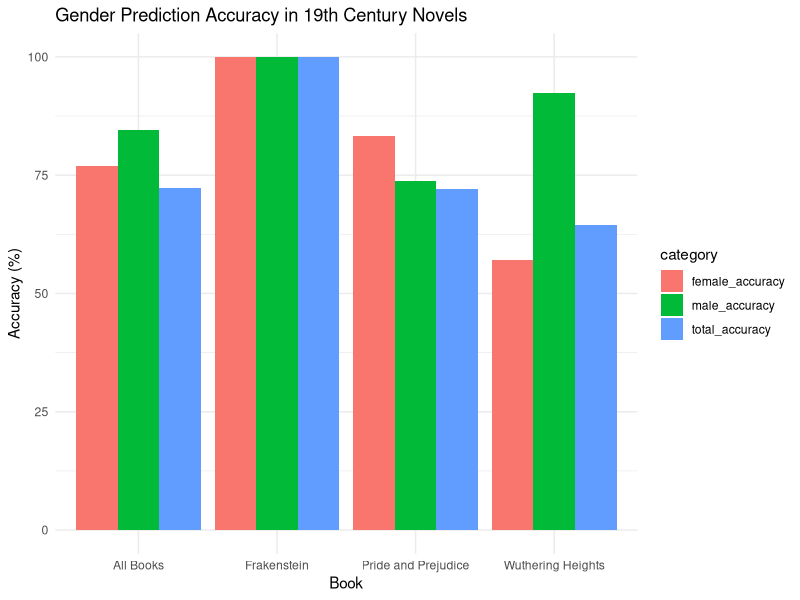

Recreate this plot in R.
## ---- chunk 1
library(ggplot2)
library(tidyverse)
## ---- chunk 2
# Create a data frame with the data
data <- data.frame(
  book = c("Pride and Prejudice", "Frakenstein", "Wuthering Heights", "All Books"),
  total_accuracy = c(72.13, 100.0, 64.52, 72.28),
  female_accuracy = c(83.33, 100.0, 57.14, 76.92),
  male_accuracy = c(73.68, 100.0, 92.31, 84.62))
## ---- chunk 3
long_data <- data %>%
  gather(key = "category", value = "accuracy", -book)
## ---- chunk 4
ggplot(long_data, aes(x = book, y = accuracy, fill = category)) +
  geom_bar(stat = "identity", position = "dodge") +
  # scale_fill_manual(values = c("cyan4", "red", "green")) +
  labs(title = "Gender Prediction Accuracy in 19th Century Novels"
    , x = "Book", y = "Accuracy (%)") +
  theme_minimal()
